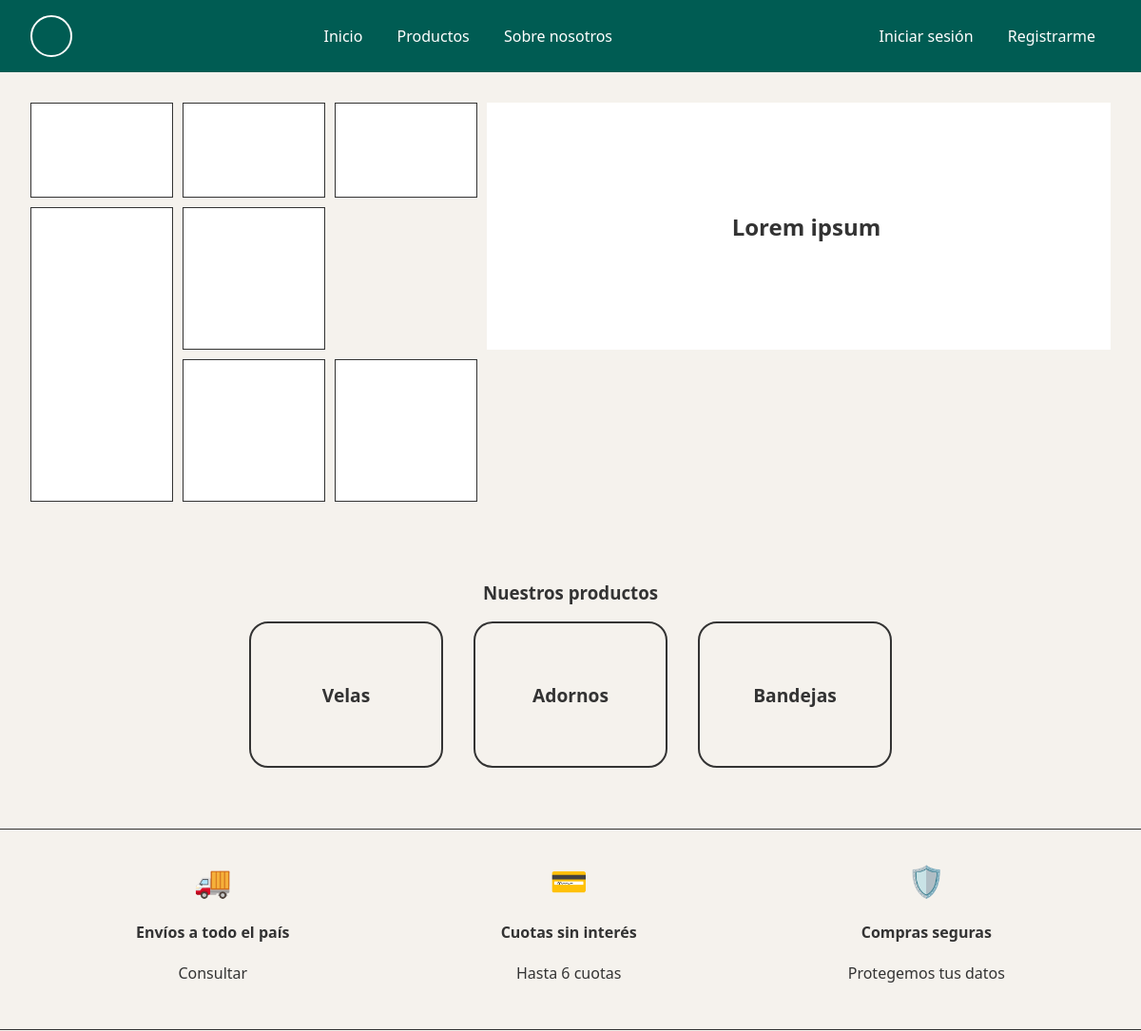
Before: / (upper part) with the older database file.
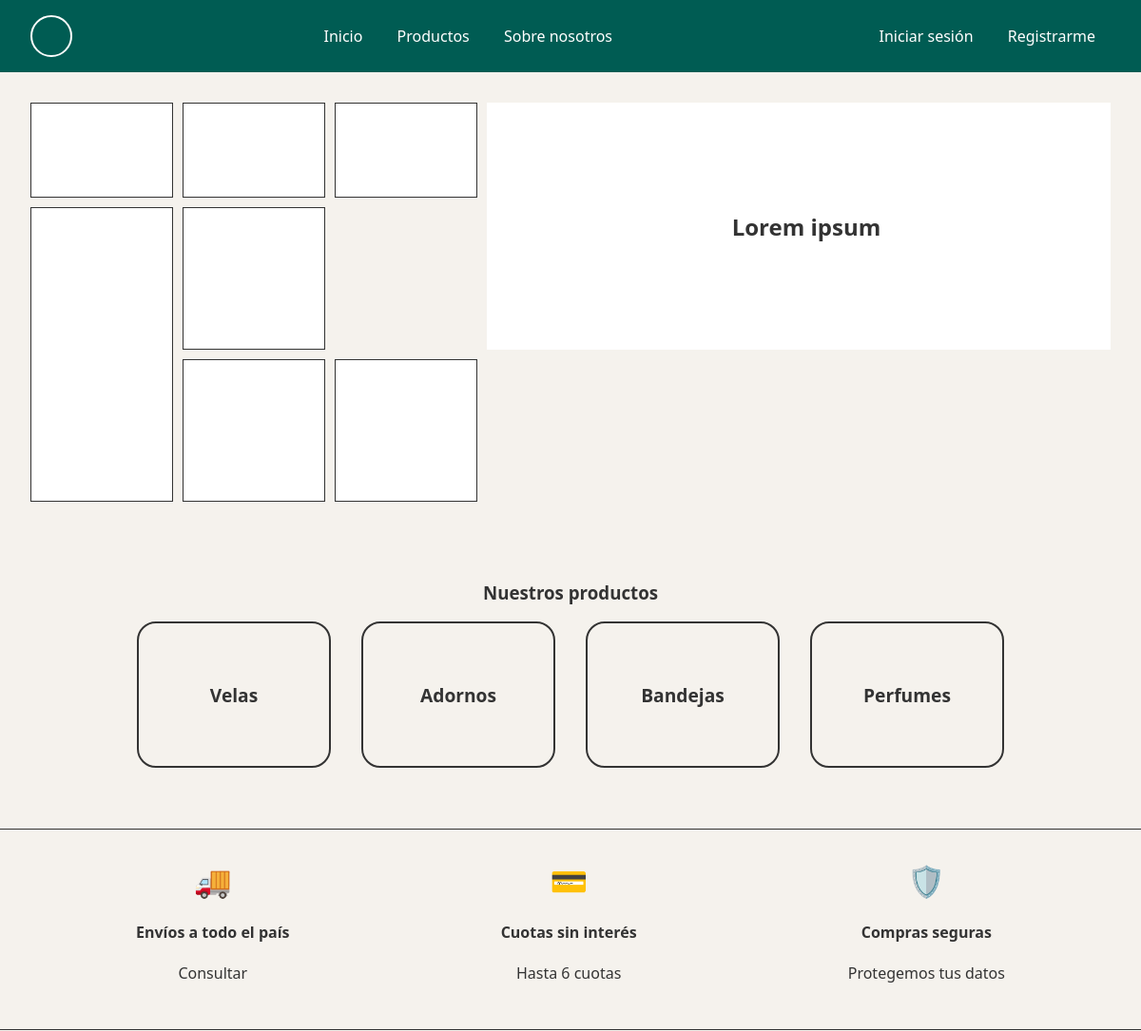
After: the same page with the newer database file.
### products/models.py (models this page shows, shortened)
class Category(models.Model):
    name = models.CharField(max_length=255)
    description = models.TextField(blank=True, null=True)

### core/views.py (the view)
# urls.py: path('', views.home, name='home'),
def home(request):
    categories = Category.objects.all()
    featured_products = Product.objects.all()[:4]
    return render(request, 'core/home.html', {
        'categories': categories,
        'featured_products': featured_products
    })

### templates/core/home.html (shortened to what this page needs)
{% extends 'base.html' %}
{% load static %}
{% block content %}
<section class="hero-grid">
    <div class="hero-item item-1"></div>
    <div class="hero-item item-2"></div>
    <div class="hero-item item-3"></div>
    <div class="hero-item item-4">
        <h2>Lorem ipsum</h2>
    </div>
    <div class="hero-item item-5"></div>
    <div class="hero-item item-6"></div>
    <div class="hero-item item-7"></div>
    <div class="hero-item item-9"></div>
</section>
<section class="categories-section">
    <h3>Nuestros productos</h3>
    <div class="categories-grid">
        {% for category in categories %}
        <div class="category-card">
            <h4>{{ category.name }}</h4>
        </div>
        {% endfor %}
    </div>
</section>
<section class="features-section">
    <div class="feature-item">
        <div class="icon-placeholder">🚚</div>
        <h4>Envíos a todo el país</h4>
        <p>Consultar</p>
    </div>
    <div class="feature-item">
        <div class="icon-placeholder">💳</div>
        <h4>Cuotas sin interés</h4>
        <p>Hasta 6 cuotas</p>
    </div>
    <div class="feature-item">
        <div class="icon-placeholder">🛡️</div>
        <h4>Compras seguras</h4>
        <p>Protegemos tus datos</p>
    </div>
</section>
{% endblock %}

Changed rows visible on the page:
added Category: name "Perfumes"
